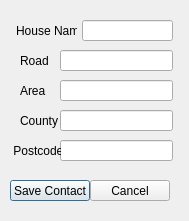
<?xml version="1.0" encoding="UTF-8"?>
<ui version="4.0">
 <class>Dialog</class>
 <widget class="QDialog" name="Dialog">
  <property name="geometry">
   <rect>
    <x>0</x>
    <y>0</y>
    <width>189</width>
    <height>221</height>
   </rect>
  </property>
  <property name="windowTitle">
   <string>Add Contact</string>
  </property>
  <widget class="QLineEdit" name="roadname_lineEdit">
   <property name="geometry">
    <rect>
     <x>60</x>
     <y>50</y>
     <width>113</width>
     <height>21</height>
    </rect>
   </property>
  </widget>
  <widget class="QLineEdit" name="postcode_lineEdit">
   <property name="geometry">
    <rect>
     <x>60</x>
     <y>140</y>
     <width>113</width>
     <height>21</height>
    </rect>
   </property>
  </widget>
  <widget class="QLineEdit" name="house_name_lineEdit">
   <property name="geometry">
    <rect>
     <x>82</x>
     <y>20</y>
     <width>91</width>
     <height>21</height>
    </rect>
   </property>
  </widget>
  <widget class="QPushButton" name="save_contact_Button">
   <property name="geometry">
    <rect>
     <x>10</x>
     <y>180</y>
     <width>80</width>
     <height>21</height>
    </rect>
   </property>
   <property name="text">
    <string>Save Contact</string>
   </property>
  </widget>
  <widget class="QLabel" name="label">
   <property name="geometry">
    <rect>
     <x>16</x>
     <y>20</y>
     <width>61</width>
     <height>21</height>
    </rect>
   </property>
   <property name="text">
    <string>House Name</string>
   </property>
  </widget>
  <widget class="QLabel" name="label_5">
   <property name="geometry">
    <rect>
     <x>20</x>
     <y>110</y>
     <width>41</width>
     <height>21</height>
    </rect>
   </property>
   <property name="text">
    <string>County</string>
   </property>
  </widget>
  <widget class="QLabel" name="label_4">
   <property name="geometry">
    <rect>
     <x>20</x>
     <y>80</y>
     <width>41</width>
     <height>21</height>
    </rect>
   </property>
   <property name="text">
    <string>Area</string>
   </property>
  </widget>
  <widget class="QLabel" name="label_3">
   <property name="geometry">
    <rect>
     <x>20</x>
     <y>50</y>
     <width>31</width>
     <height>21</height>
    </rect>
   </property>
   <property name="text">
    <string>Road</string>
   </property>
  </widget>
  <widget class="QLineEdit" name="county_lineEdit">
   <property name="geometry">
    <rect>
     <x>60</x>
     <y>110</y>
     <width>113</width>
     <height>21</height>
    </rect>
   </property>
  </widget>
  <widget class="QLabel" name="label_6">
   <property name="geometry">
    <rect>
     <x>10</x>
     <y>140</y>
     <width>51</width>
     <height>21</height>
    </rect>
   </property>
   <property name="text">
    <string> Postcode</string>
   </property>
  </widget>
  <widget class="QLineEdit" name="areaname_lineEdit">
   <property name="geometry">
    <rect>
     <x>60</x>
     <y>80</y>
     <width>113</width>
     <height>21</height>
    </rect>
   </property>
  </widget>
  <widget class="QPushButton" name="cancelButton">
   <property name="geometry">
    <rect>
     <x>90</x>
     <y>180</y>
     <width>80</width>
     <height>21</height>
    </rect>
   </property>
   <property name="text">
    <string>Cancel</string>
   </property>
  </widget>
 </widget>
 <tabstops>
  <tabstop>house_name_lineEdit</tabstop>
  <tabstop>roadname_lineEdit</tabstop>
  <tabstop>areaname_lineEdit</tabstop>
  <tabstop>county_lineEdit</tabstop>
  <tabstop>postcode_lineEdit</tabstop>
  <tabstop>save_contact_Button</tabstop>
  <tabstop>cancelButton</tabstop>
 </tabstops>
 <resources/>
 <connections/>
</ui>
